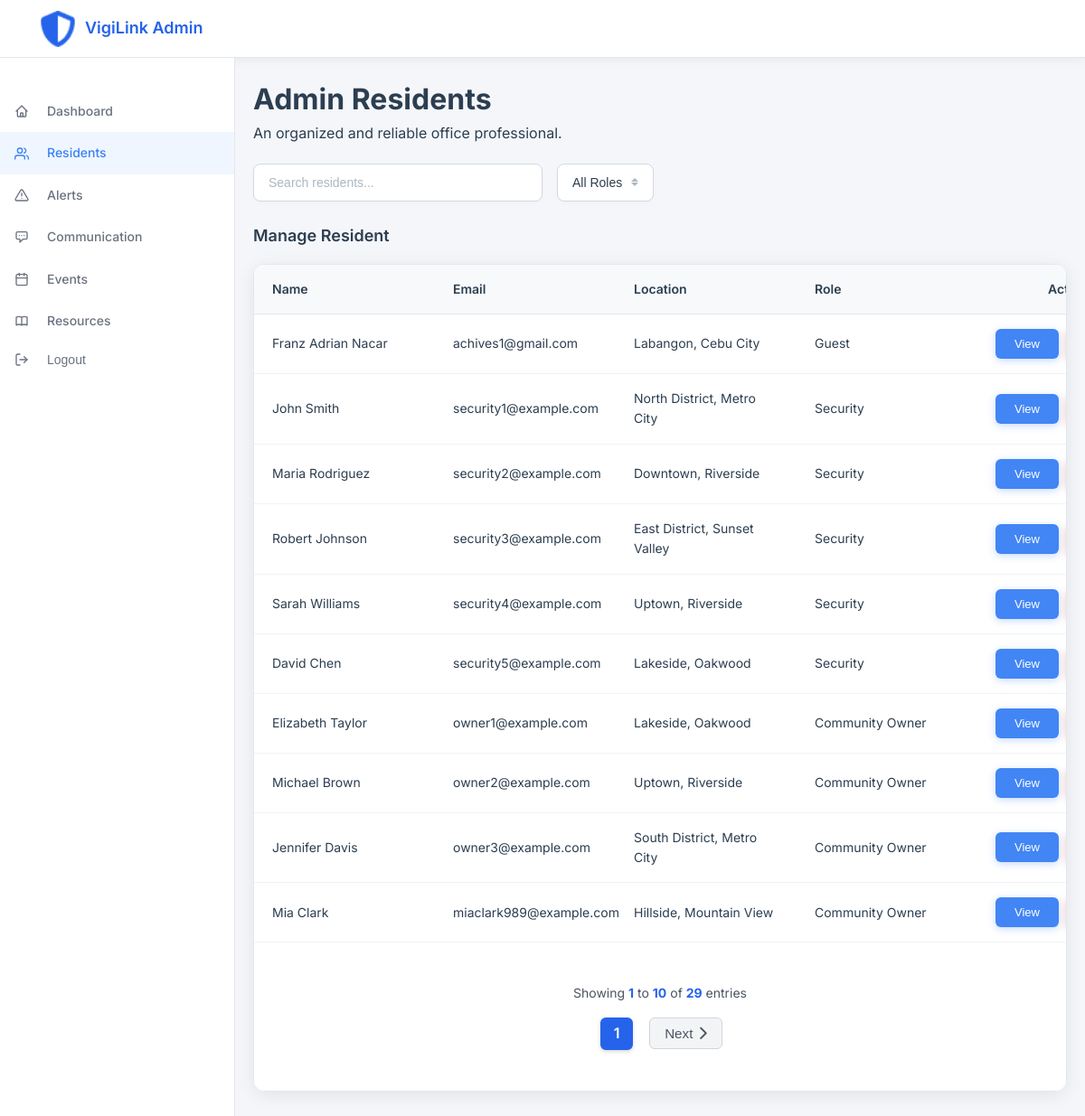
The page /admin-panel/residents/ (signed in) on the database as committed earlier.
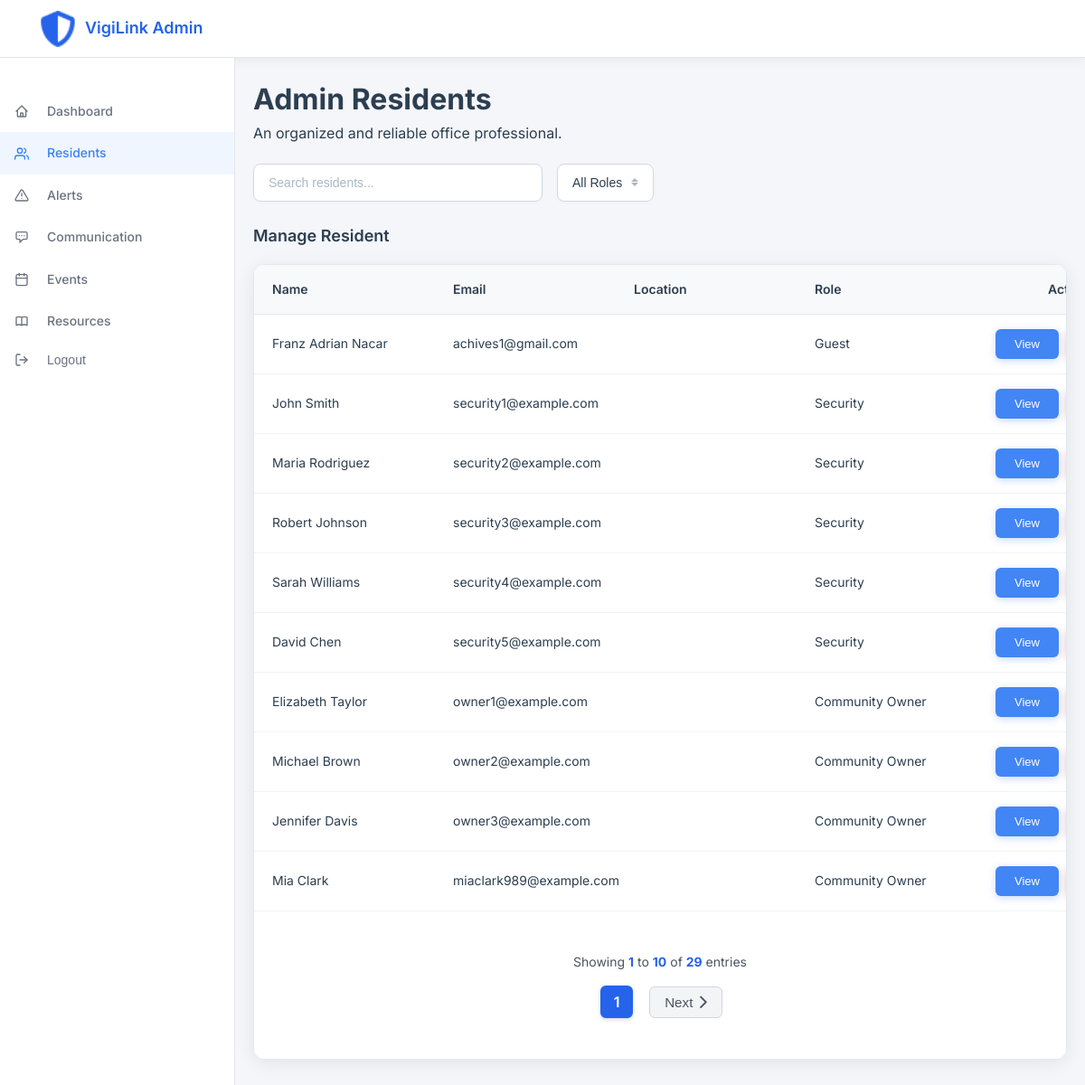
The same page on the database as committed later.
### accounts/models.py (models this page shows, shortened)
class User(AbstractUser):
    first_name = None
    last_name = None
    ROLE_CHOICES = (
        ('guest', 'Guest'),
        ('resident', 'Resident'),
        ('communityowner', 'Community Owner'),
        ('security', 'Security'),
        ('admin', 'Admin'),
    )
    full_name = models.CharField(max_length=300, blank=True)
    city = models.ForeignKey(City, on_delete=models.SET_NULL, null=True, blank=True)
    district = models.ForeignKey(District, on_delete=models.SET_NULL, null=True, blank=True)
    contact = models.CharField(max_length=50, blank=True)
    is_verified = models.BooleanField(default=False)
    verification_code = models.CharField(max_length=6, blank=True, null=True)
    verification_code_created = models.DateTimeField(null=True, blank=True)
    profile_picture = models.ImageField(upload_to='profile_pictures/', default='accounts/static/accounts/images/profile.png', blank=True, null=True)
    profile_picture_url = models.URLField(max_length=500, blank=True, null=True)  # For Dropbox URLs
    role = models.CharField(max_length=20, choices=ROLE_CHOICES, default='guest')
    address = models.TextField(blank=True)
    block = models.CharField(max_length=50, blank=True)
    lot = models.CharField(max_length=50, blank=True)
    about = models.TextField(blank=True, help_text='A short bio or description about yourself')
    objects = CustomUserManager()
    USERNAME_FIELD = 'username'
    REQUIRED_FIELDS = ['email', 'full_name']
    class Meta:
        verbose_name = _('user')
        verbose_name_plural = _('users')
    def __str__(self):
        return self.username

class District(models.Model):
    name = models.CharField(max_length=100)
    city = models.ForeignKey(City, on_delete=models.CASCADE, related_name='districts')
    class Meta:
        verbose_name = _('district')
        verbose_name_plural = _('districts')

class City(models.Model):
    name = models.CharField(max_length=100)
    class Meta:
        verbose_name = _('city')
        verbose_name_plural = _('cities')

### admin_panel/views.py (the view)
# urls.py: path('residents/', views.admin_resident, name='admin_resident'),
@login_required
def admin_resident(request):
    if request.user.role != 'admin' and not request.user.is_superuser:
        return HttpResponseForbidden("You don't have permission to access this page.")
    users = User.objects.all()
    from accounts.models import City, District
    cities = City.objects.all()
    districts = District.objects.all()
    return render(request, 'admin_residents/admin_resident.html', {
        'users': users,
        'cities': cities,
        'districts': districts
    })

### admin_panel/templates/admin_residents/admin_resident.html (shortened to what this page needs)
<!DOCTYPE html>
<html lang="en">
{% load static %}
<head>
    <link rel="stylesheet" href="https://cdnjs.cloudflare.com/ajax/libs/font-awesome/6.4.2/css/all.min.css" />
    <link rel="stylesheet" href="{% static 'admin_resident/css/admin_resident.css' %}">
    <link rel="stylesheet" href="{% static 'admin_dashboard/css/unread_badge.css' %}">
</head>
<body>
    <div class="app" style="display: grid; grid-template-columns: 260px 1fr; grid-template-rows: 64px 1fr; grid-template-areas: 'topbar topbar' 'sidebar main'; min-height: 100vh; height: 100%;">
        <header class="header" style="grid-area: topbar; width: 100%;">
            <div class="header-content" style="display: flex; justify-content: space-between; align-items: center; width: 100%;">
                <div class="header-left" style="display: flex; align-items: center;">
                    <div class="logo" style="border: none; box-shadow: none; background: none;">
                        <a href="{% url 'admin_panel:admin_dashboard' %}" style="text-decoration: none; color: inherit; display: flex; align-items: center; border: none; box-shadow: none; background: none;">
                            <img src="{% static 'accounts/images/vigilink_logo.png' %}" alt="VigiLink Logo" class="logo-img" style="height:40px; border: none; box-shadow: none;">
                            <span class="logo-text" style="vertical-align:middle; margin-left: 10px; color: #2563EB; border: none; box-shadow: none; background: none;">VigiLink Admin</span>
                        </a>
                    </div>
                </div>
            </div>
        </header>
        <div class="sidebar" id="sidebar" style="grid-area: sidebar;">
            <ul class="sidebar-nav">
                <li>
                    <a href="{% url 'admin_panel:admin_dashboard' %}" class="sidebar-link">
                        <svg class="sidebar-icon" fill="none" stroke="currentColor" viewBox="0 0 24 24">
                            <path stroke-linecap="round" stroke-linejoin="round" stroke-width="2" d="M3 12l2-2m0 0l7-7 7 7M5 10v10a1 1 0 001 1h3m10-11l2 2m-2-2v10a1 1 0 01-1 1h-3m-6 0a1 1 0 001-1v-4a1 1 0 011-1h2a1 1 0 011 1v4a1 1 0 001 1m-6 0h6"/>
                        </svg>
                        Dashboard
                    </a>
                </li>
                <li>
                    <a href="{% url 'admin_panel:admin_resident' %}" class="sidebar-link active">
                        Residents
                    </a>
                </li>
                <li>
                    <a href="#" class="sidebar-link">
                        Alerts
                    </a>
                </li>
                <li>
                    <a href="{% url 'admin_panel:admin_communication' %}" class="sidebar-link">
                        <svg class="sidebar-icon" fill="none" stroke="currentColor" viewBox="0 0 24 24">
                            <path stroke-linecap="round" stroke-linejoin="round" stroke-width="2" d="M8 10h.01M12 10h.01M16 10h.01M9 16H5a2 2 0 01-2-2V6a2 2 0 012-2h14a2 2 0 012 2v8a2 2 0 01-2 2h-5l-5 5v-5z"/>
                        </svg>
                        Communication
                    </a>
                </li>
                <li>
                    <a href="#" class="sidebar-link">
                        Events
                    </a>
                </li>
                <li>
                    <a href="#" class="sidebar-link">
                        Resources
                    </a>
                </li>
                <li>
                    <form method="post" action="{% url 'admin_panel:admin_logout' %}" style="margin: 0; padding: 0;">
                        <button type="submit" class="sidebar-link" id="logout-btn" style="width: 100%; text-align: left; background: none; border: none; cursor: pointer; display: flex; align-items: center; gap: 0.75rem; padding: 0.75rem 1rem;">
                            Logout
                        </button>
                    </form>
                </li>
            </ul>
        </div>
        <main role="main" class="main-content" style="grid-area: main;">
            <header class="page">
                <h1>Admin Residents</h1>
                <p style="margin-bottom: 20px;">An organized and reliable office professional.</p>
            </header>
            <div class="controls">
                <div class="search-box">
                    <input type="text" class="search-input" placeholder="Search residents..." id="searchInput">
                </div>
                <div class="dropdown" style="position: relative;">
                    <button class="dropdown-btn" id="roleFilterBtn">
                        All Roles
                        <div class="sort-icons">
                            <div class="sort-icon up"></div>
                            <div class="sort-icon down"></div>
                        </div>
                    </button>
                </div>
            </div>
            <h2 class="section-title">Manage Resident</h2>
            <div class="table-container" style="overflow-x: auto;">
                    <table class="table" style="min-width: 1000px; table-layout: fixed;">
                        <thead>
                            <tr>
                                <th style="width: 20%;">Name</th>
                                <th style="width: 20%;">Email</th>
                                <th style="width: 20%;">Location</th>
                                <th style="width: 20%;">Role</th>
                                <th style="width: 20%; text-align: center;">Action</th>
                            </tr>
                        </thead>
                        <tbody id="residentsTableBody">
                            {% for user in users %}
                            {% if user.role != 'admin' %}
                            <tr>
                                <td>{{ user.full_name }}</td>
                                <td>{{ user.email }}</td>
                                <td>{% if user.district %}{{ user.district.name }}, {% endif %}{% if user.city %}{{ user.city.name }}{% endif %}</td>
                                <td>{{ user.get_role_display }}</td>
                                <td>
                                    <div class="action-buttons">
                                        <button class="btn btn-view view-resident-btn"
                                            data-id="{{ user.id }}"
                                            data-name="{{ user.full_name }}"
                                            data-username="{{ user.username }}"
                                            data-joined="{{ user.date_joined|date:'F d, Y' }}"
                                            data-address="{{ user.address }}"
                                            data-block="{{ user.block }}"
                                            data-lot="{{ user.lot }}"
                                            data-phone="{{ user.phone_number }}">View</button>
                                    </div>
                                </td>
                            </tr>
                            {% endif %}
                            {% empty %}
                            <tr>
                                <td colspan="5" class="text-center">No users found</td>
                            </tr>
                            {% endfor %}
                        </tbody>
                    </table>
                    <div style="margin: 30px 0; padding: 15px 0; display: flex; flex-direction: column; align-items: center;">
                        <div class="pagination-info" style="color: #4b5563; font-size: 0.875rem; margin-bottom: 15px; width: 100%; text-align: center;">
                            Showing <span id="startIndex" style="font-weight: 700; color: #2563EB;">1</span> to <span id="endIndex" style="font-weight: 700; color: #2563EB;">10</span> of <span id="totalItems" style="font-weight: 700; color: #2563EB;">{{ users|length }}</span> entries
                        </div>
                        <div class="pagination-buttons" style="display: flex; gap: 15px; align-items: center; width: 100%; justify-content: center;">
                            <div id="pageNumbers" style="display: flex; gap: 5px;"></div>
                            <button type="button" id="nextPage" style="padding: 8px 16px; background-color: #f3f4f6; color: #4b5563; border: 1px solid #d1d5db; border-radius: 6px; cursor: pointer; transition: all 0.2s; font-weight: 500; display: flex; align-items: center; justify-content: center; gap: 6px; min-width: 80px; font-size: 0.95rem;">Next <i class="fas fa-chevron-right"></i></button>
                        </div>
                    </div>
                </div>
        </main>
    </div>
</body>
</html>

### admin_panel/static/admin_resident/css/admin_resident.css (style rules this page uses)
* { margin: 0; padding: 0; box-sizing: border-box; }
body { font-family:"Inter", system-ui, -apple-system, Segoe UI, Roboto, Arial, sans-serif; background-color: #f5f6fa; color: #2c3e50; margin: 0; padding: 0; line-height: 1.6; -webkit-font-smoothing: antialiased; -moz-osx-font-smoothing: grayscale; overflow-y: auto; height: 100%; }
.sidebar { background: white; border-right: 1px solid #e5e7eb; transition: transform 0.3s ease, left 0.3s ease; z-index: 40; grid-area: sidebar; overflow-y: auto; padding: 1rem 0 1rem 0; height: 100%; }
.sidebar-nav { list-style: none; margin-top: 20px; padding-left: 0; }
.sidebar-link { display: flex; align-items: center; gap: 0.75rem; padding: 0.75rem 1rem; margin-left: 0; color: #6b7280; text-decoration: none; font-size: 0.875rem; font-weight: 500; transition: all 0.3s; text-align: left; }
.sidebar-link.active { background: #eff6ff; color: #3b82f6; }
.sidebar-icon { width: 16px; height: 16px; stroke-width: 2; margin-right: 8px; }
.logo { display: flex; align-items: center; padding: 20px; border-bottom: none; background-color: #ffffff; margin-bottom: 0; }
.logo-text { font-weight: 600; font-size: 18px; color: #2c3e50; }
.main-content { display: flex; flex-direction: column; background-color: #f5f6fa; padding: 20px; overflow-y: auto; }
.header { background-color: #ffffff; padding: 16px 24px; border-bottom: 1px solid #e1e8ed; display: flex; justify-content: space-between; align-items: center; position: relative; box-shadow: 0 2px 12px rgba(0, 0, 0, 0.06); backdrop-filter: blur(10px); height: 64px; }
.controls { display: flex; gap: 16px; margin-bottom: 24px; align-items: center; flex-wrap: wrap; }
.search-box { flex: 1; max-width: 320px; position: relative; min-width: 250px; }
.search-input { width: 100%; padding: 12px 16px; border: 1px solid #d1d9e0; border-radius: 8px; font-size: 14px; background-color: #ffffff; transition: all 0.25s cubic-bezier(0.4, 0, 0.2, 1); box-shadow: 0 2px 4px rgba(0, 0, 0, 0.02); }
.search-input::placeholder { color: #aab8c2; }
.dropdown { position: relative; }
.dropdown-btn { background-color: #ffffff; border: 1px solid #d1d9e0; padding: 12px 16px; border-radius: 8px; font-size: 14px; cursor: pointer; display: flex; align-items: center; gap: 10px; color: #2c3e50; transition: all 0.25s cubic-bezier(0.4, 0, 0.2, 1); font-weight: 500; box-shadow: 0 2px 4px rgba(0, 0, 0, 0.02); }
.section-title { font-size: 18px; font-weight: 600; color: #2c3e50; margin-bottom: 16px; }
.table-container { background-color: #ffffff; border-radius: 12px; border: 1px solid #e1e8ed; overflow-x: auto; box-shadow: 0 4px 20px rgba(0, 0, 0, 0.08); transition: box-shadow 0.25s ease; width: 100%; margin-bottom: 30px; }
.table { width: 100%; border-collapse: collapse; }
.table th { background-color: #f8f9fa; padding: 16px 20px; text-align: left; font-weight: 600; font-size: 14px; color: #2c3e50; border-bottom: 1px solid #e1e8ed; position: sticky; top: 0; z-index: 10; }
.table td { padding: 16px 20px; border-bottom: 1px solid #f1f3f4; font-size: 14px; color: #2c3e50; }
.action-buttons { display: flex; gap: 8px; justify-content: flex-end; }
.btn { padding: 9px 18px; border-radius: 6px; font-size: 13px; font-weight: 500; cursor: pointer; border: none; text-decoration: none; text-align: center; transition: all 0.25s cubic-bezier(0.4, 0, 0.2, 1); position: relative; overflow: hidden; }
.btn::before { content: ''; position: absolute; top: 0; left: -100%; width: 100%; height: 100%; background: linear-gradient(90deg, transparent, rgba(255, 255, 255, 0.2), transparent); transition: left 0.6s; }
.btn-view { background-color: #4285f4; color: #ffffff; box-shadow: 0 2px 8px rgba(66, 133, 244, 0.3); }
.sort-icons { display: flex; flex-direction: column; gap: 1px; }
.sort-icon { width: 0; height: 0; border-left: 4px solid transparent; border-right: 4px solid transparent; }
.sort-icon.up { border-bottom: 4px solid #aab8c2; }
.sort-icon.down { border-top: 4px solid #aab8c2; }
.table th:first-child, .table td:first-child { padding-left: 20px; }
.table th:last-child, .table td:last-child { padding-right: 20px; text-align: right; }
.btn { min-width: 70px; }
.pagination-buttons { display: flex; flex-wrap: wrap; gap: 8px; align-items: center; }
.pagination-buttons button { background-color: #f3f4f6; color: #4b5563; border: 1px solid #d1d5db; padding: 8px 16px; border-radius: 6px; cursor: pointer; font-weight: 500; transition: all 0.2s; display: flex; align-items: center; gap: 6px; }

Rows that differ between the two databases and show on the page:
changed User "Franz Adrian Nacar": district.name "Labangon" → (not shown); city.name "Cebu City" → (not shown)
changed User "John Smith": district.name "North District" → (not shown); city.name "Metro City" → (not shown)
changed User "Maria Rodriguez": district.name "Downtown" → (not shown); city.name "Riverside" → (not shown)
changed User "Robert Johnson": district.name "East District" → (not shown); city.name "Sunset Valley" → (not shown)
changed User "Sarah Williams": district.name "Uptown" → (not shown); city.name "Riverside" → (not shown)
changed User "David Chen": district.name "Lakeside" → (not shown); city.name "Oakwood" → (not shown)
changed User "Elizabeth Taylor": district.name "Lakeside" → (not shown); city.name "Oakwood" → (not shown)
changed User "Michael Brown": district.name "Uptown" → (not shown); city.name "Riverside" → (not shown)
changed User "Jennifer Davis": district.name "South District" → (not shown); city.name "Metro City" → (not shown)
changed User "Mia Clark": district.name "Hillside" → (not shown); city.name "Mountain View" → (not shown)
